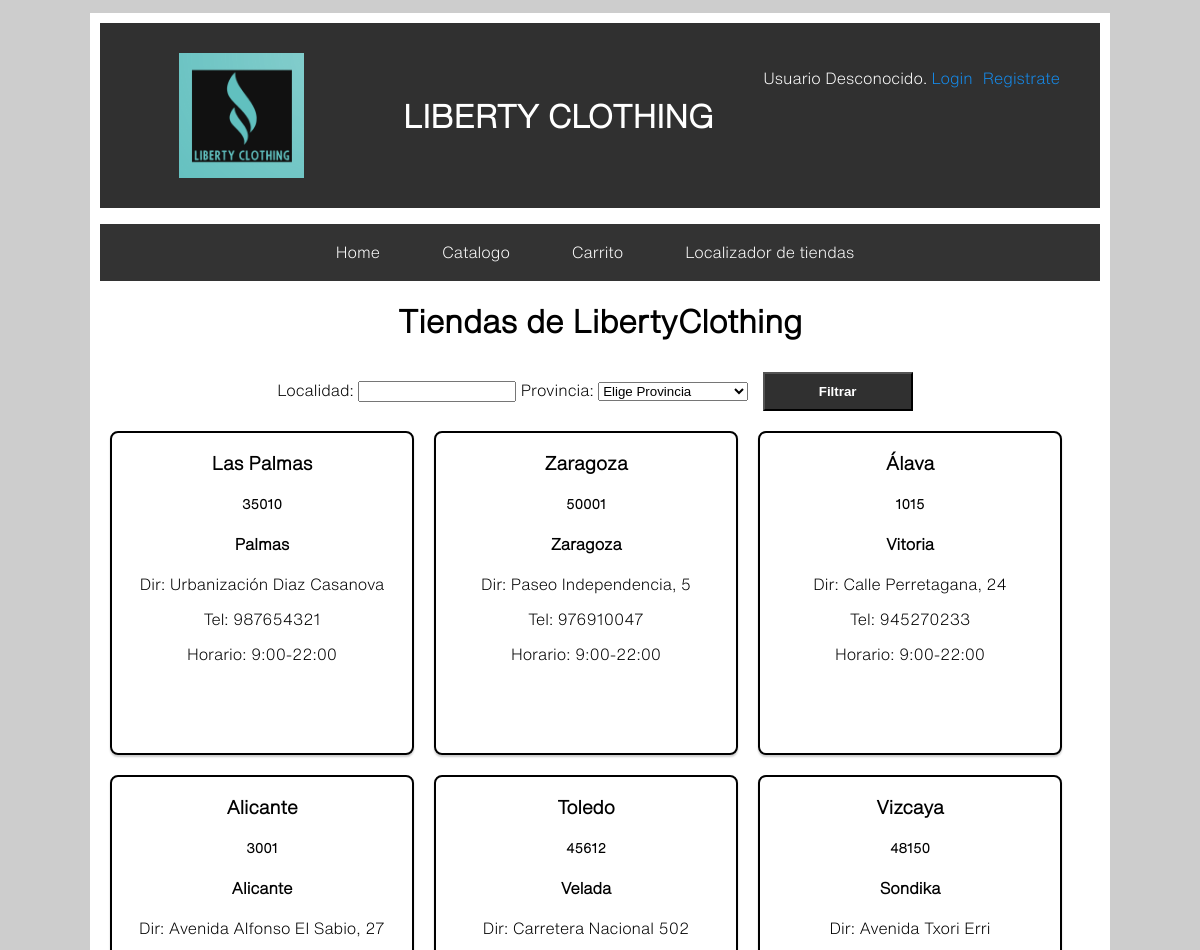
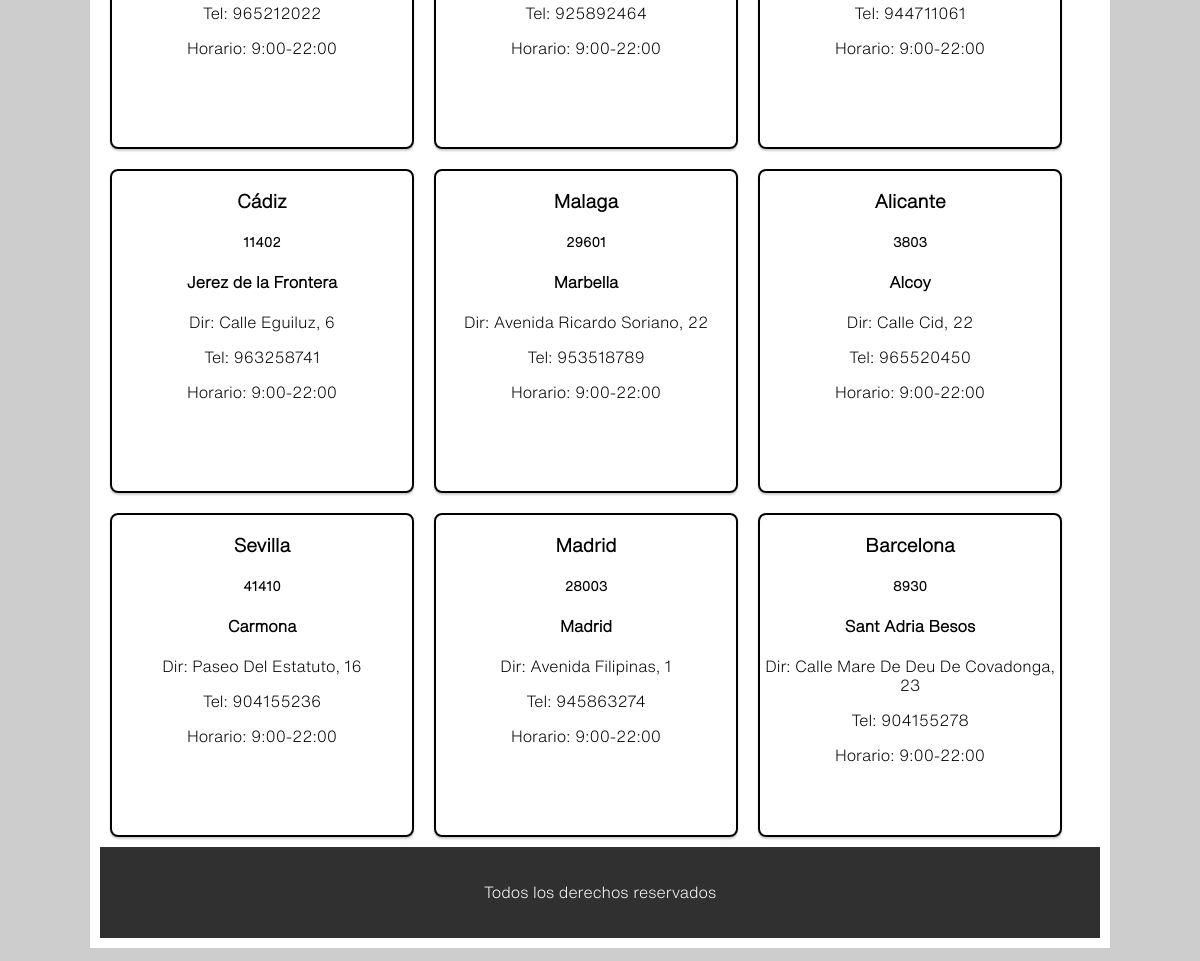
/tiendas.php, run on the app's committed database (2 pictures, top to bottom).
### tables this page shows
CREATE TABLE IF NOT EXISTS `tiendas` (
  `ID` varchar(255) NOT NULL,
  `Nombre` varchar(255) NOT NULL,
  `Codigopostal` int(5) NOT NULL,
  `Provincia` varchar(255) NOT NULL,
  `Localidad` varchar(255) NOT NULL,
  `Direccion` varchar(255) NOT NULL,
  `Telefono` int(9) NOT NULL,
  `Horario` varchar(255) NOT NULL
);

### includes/config.php (called while the page is built, shortened)
<?php
spl_autoload_register(function ($class){
    $prefix ='es\\ucm\\fdi\\aw\\';
    $length = strlen($prefix);
    $base_directory= __DIR__.'/logica/';
    $relative_class = substr($class, $length);
    $file = $base_directory.str_replace('\\', '/', $relative_class).'.php';
});
?>

### includes/logica/Tienda.php (called while the page is built, shortened)
<?php
class Tienda {
    static function mostrarTiendas(){
        $tienda = self::filtrarTienda();
        return $tienda;
    }
    static function filtrarTienda(){
        $app = Aplicacion::getInstance();
        $conn = $app->getConexionBd();
        $condiciones = [];
        $where = !empty($condiciones) ? ' where ' .implode(' AND ', $condiciones) : '';
        $sql = "SELECT * FROM tiendas " . $where;
        $resultado = $conn->query($sql);
        $tienda = [];
        $i = 0;
        if($resultado != null) {
            foreach ($resultado as $fila) {
                $tienda[$i] = $fila;
                $i++;
            }
        }
        return $tienda;
    }
}

### tiendas.php (the view, shortened to what this page needs)
<?php
require_once __DIR__."/includes/config.php";
$tienda=Tienda::mostrarTiendas();
$html = "";
if ($tienda != null) {
     foreach($tienda as $i){
         $codigopostal = $i["Codigopostal"];
         $provincia = $i["Provincia"];
         $localidad= $i["Localidad"];
         $direccion = $i["Direccion"];
         $telefono = $i["Telefono"];
         $horario = $i["Horario"];
         $html .= <<<EOF
         <div class="tienda">
             <h3>$provincia</h3>
             <h5>$codigopostal</h5>
             <h4>$localidad</h4>
             <p>Dir: $direccion</p>
             <p>Tel: $telefono</p>
             <p>Horario: $horario</p>
         </div>
        EOF;
     }
}
else{
     $html = <<<EOF
          <h4>Tiendas vacías</h4>
          EOF;
}
$form = new FormularioLocate();
$htmlFormBusc = $form->gestiona();
$contenidoPrincipal=<<<EOS
<h1>Tiendas de LibertyClothing</h1>
<div class="barra-superior">
     <div class="buscador">
     $htmlFormBusc
     </div>
</div>
<div class="contenedor">
     <div class="catalogo">
     $html
     </div>
</div>
EOS;
require __DIR__.'/includes/vistas/plantillas/plantilla.php';

### css/estilo.css (style rules this page uses)
body { font-family: themillion; background-color: #CDCDCD; height: 100%; }
.catalogo { margin: auto; text-align: center; }
.contenedor .catalogo .tienda { width: 300px; height: 300px; border-radius: 8px; box-shadow: 0 2px 2px rgba(0,0,0,0.2); overflow: hidden; margin: 10px; text-align: center; transition: all; float: left; padding-bottom: 20px; display: block; border: solid 2px black; }
.contenedor { margin: auto; }

### data on the page
tiendas: Provincia "Las Palmas", Codigopostal "35010", Localidad "Palmas", Direccion "Urbanización Diaz Casanova", Telefono "987654321", Horario "9:00-22:00"
tiendas: Provincia "Zaragoza", Codigopostal "50001", Localidad "Zaragoza", Direccion "Paseo Independencia, 5", Telefono "976910047", Horario "9:00-22:00"
tiendas: Provincia "Álava", Codigopostal "1015", Localidad "Vitoria", Direccion "Calle Perretagana, 24", Telefono "945270233", Horario "9:00-22:00"
tiendas: Provincia "Alicante", Codigopostal "3001", Localidad "Alicante", Direccion "Avenida Alfonso El Sabio, 27", Telefono "965212022", Horario "9:00-22:00"
tiendas: Provincia "Toledo", Codigopostal "45612", Localidad "Velada", Direccion "Carretera Nacional 502", Telefono "925892464", Horario "9:00-22:00"
tiendas: Provincia "Vizcaya", Codigopostal "48150", Localidad "Sondika", Direccion "Avenida Txori Erri", Telefono "944711061", Horario "9:00-22:00"
tiendas: Provincia "Cádiz", Codigopostal "11402", Localidad "Jerez de la Frontera", Direccion "Calle Eguiluz, 6", Telefono "963258741", Horario "9:00-22:00"
tiendas: Provincia "Malaga", Codigopostal "29601", Localidad "Marbella", Direccion "Avenida Ricardo Soriano, 22", Telefono "953518789", Horario "9:00-22:00"
tiendas: Provincia "Alicante", Codigopostal "3803", Localidad "Alcoy", Direccion "Calle Cid, 22", Telefono "965520450", Horario "9:00-22:00"
tiendas: Provincia "Sevilla", Codigopostal "41410", Localidad "Carmona", Direccion "Paseo Del Estatuto, 16", Telefono "904155236", Horario "9:00-22:00"
tiendas: Provincia "Madrid", Codigopostal "28003", Localidad "Madrid", Direccion "Avenida Filipinas, 1", Telefono "945863274", Horario "9:00-22:00"
tiendas: Provincia "Barcelona", Codigopostal "8930", Localidad "Sant Adria Besos", Direccion "Calle Mare De Deu De Covadonga, 23", Telefono "904155278", Horario "9:00-22:00"
